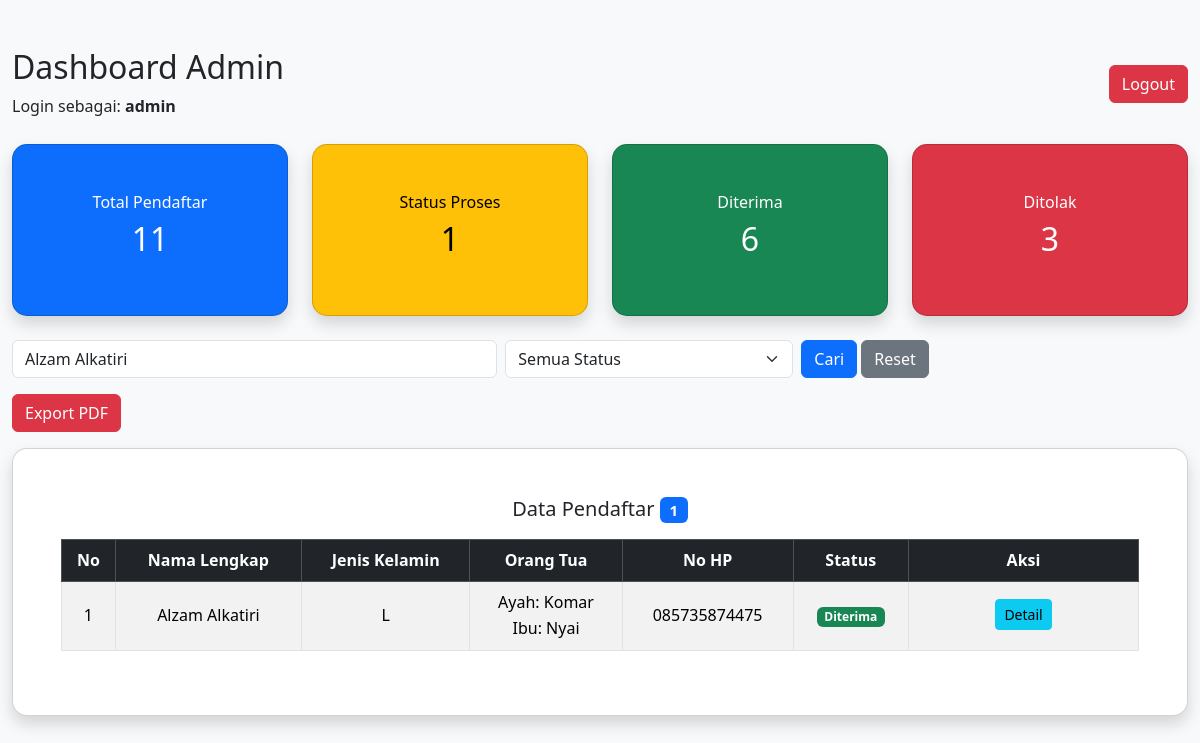
Page /admin/dashboard.php?keyword=Alzam Alkatiri (signed in) on the committed database.
### tables this page shows
CREATE TABLE `pendaftaran` (
  `id` int(11) NOT NULL,
  `nama_lengkap` varchar(100) NOT NULL,
  `no_hp` varchar(20) NOT NULL,
  `alamat` text NOT NULL,
  `created_at` timestamp NOT NULL DEFAULT current_timestamp(),
  `nik` varchar(20) NOT NULL,
  `tempat_lahir` varchar(50) NOT NULL,
  `tanggal_lahir` date DEFAULT NULL,
  `jenis_kelamin` enum('L','P') NOT NULL,
  `email` varchar(100) NOT NULL,
  `asal_sekolah` varchar(100) NOT NULL,
  `tahun_lulus` varchar(4) NOT NULL,
  `nama_ayah` varchar(100) NOT NULL,
  `pekerjaan_ayah` varchar(100) NOT NULL,
  `nama_ibu` varchar(100) NOT NULL,
  `pekerjaan_ibu` varchar(100) NOT NULL,
  `no_hp_ortu` varchar(20) NOT NULL,
  `alasan_daftar` text NOT NULL,
  `file_kk` varchar(255) DEFAULT NULL,
  `file_akta` varchar(255) DEFAULT NULL,
  `file_ktp_ortu` varchar(255) DEFAULT NULL,
  `file_ijazah` varchar(255) DEFAULT NULL,
  `file_foto` varchar(255) DEFAULT NULL,
  `status` enum('proses','diterima','ditolak') DEFAULT 'proses',
  `kk` varchar(255) DEFAULT NULL,
  `akta_kelahiran` varchar(255) DEFAULT NULL,
  `ktp_ortu` varchar(255) DEFAULT NULL,
  `ijazah` varchar(255) DEFAULT NULL,
  `pas_foto` varchar(255) DEFAULT NULL
);

### admin/dashboard.php (the view, shortened to what this page needs)
<?php
include "../php/koneksi.php";
$total_pendaftar = mysqli_fetch_assoc(
    mysqli_query($koneksi, "SELECT COUNT(*) AS total FROM pendaftaran")
)['total'];
$total_proses = mysqli_fetch_assoc(
    mysqli_query($koneksi, "SELECT COUNT(*) AS total FROM pendaftaran WHERE status='proses'")
)['total'];
$total_diterima = mysqli_fetch_assoc(
    mysqli_query($koneksi, "SELECT COUNT(*) AS total FROM pendaftaran WHERE status='diterima'")
)['total'];
$total_ditolak = mysqli_fetch_assoc(
    mysqli_query($koneksi, "SELECT COUNT(*) AS total FROM pendaftaran WHERE status='ditolak'")
)['total'];
$keyword = isset($_GET['keyword']) ? mysqli_real_escape_string($koneksi, $_GET['keyword']) : '';
$status  = isset($_GET['status'])  ? mysqli_real_escape_string($koneksi, $_GET['status'])  : '';
$sql = "SELECT * FROM pendaftaran WHERE 1";
if (!empty($keyword)) {
    $sql .= " AND nama_lengkap LIKE '%$keyword%'";
}
$sql .= " ORDER BY id DESC";
$query = mysqli_query($koneksi, $sql);
$total = mysqli_num_rows($query);
?>
<!DOCTYPE html>
<html lang="id">
<head>
    <link href="https://cdn.jsdelivr.net/npm/bootstrap@5.3.2/dist/css/bootstrap.min.css" rel="stylesheet">
    <link rel="stylesheet" href="../css/style.css">
</head>
<body>
    <div class="container mt-5">
        <div class="d-flex justify-content-between align-items-center mb-4">
            <div>
                <h2>Dashboard Admin</h2>
                <p class="mb-0">
                    Login sebagai: <strong><?php echo htmlspecialchars($_SESSION['admin']); ?></strong>
                </p>
            </div>
            <a href="logout.php" class="btn btn-danger">Logout</a>
        </div>
        <div class="row mb-4">
            <div class="col-md-3">
                <div class="card text-bg-primary shadow">
                    <div class="card-body text-center">
                        <h6>Total Pendaftar</h6>
                        <h2><?php echo $total_pendaftar; ?></h2>
                    </div>
                </div>
            </div>
            <div class="col-md-3">
                <div class="card text-bg-warning shadow">
                    <div class="card-body text-center">
                        <h6>Status Proses</h6>
                        <h2><?php echo $total_proses; ?></h2>
                    </div>
                </div>
            </div>
            <div class="col-md-3">
                <div class="card text-bg-success shadow">
                    <div class="card-body text-center">
                        <h6>Diterima</h6>
                        <h2><?php echo $total_diterima; ?></h2>
                    </div>
                </div>
            </div>
            <div class="col-md-3">
                <div class="card text-bg-danger shadow">
                    <div class="card-body text-center">
                        <h6>Ditolak</h6>
                        <h2><?php echo $total_ditolak; ?></h2>
                    </div>
                </div>
            </div>
        </div>
        <form method="GET" class="row g-2 mb-3">
            <div class="col-md-5">
                <input type="text"
                    name="keyword"
                    class="form-control"
                    placeholder="Cari nama santri..."
                    value="<?php echo htmlspecialchars($keyword); ?>">
            </div>
            <div class="col-md-3">
                <select name="status" class="form-select">
                    <option value="">Semua Status</option>
                </select>
            </div>
            <div class="col-md-4">
                <button type="submit" class="btn btn-primary">Cari</button>
                <a href="dashboard.php" class="btn btn-secondary">Reset</a>
            </div>
        </form>
        <div class="mb-3">
            <a href="export_pdf.php?keyword=<?php echo urlencode($keyword); ?>&status=<?php echo urlencode($status); ?>"
                target="_blank"
                class="btn btn-danger">
                Export PDF
            </a>
        </div>
        <div class="card shadow">
            <div class="card-body">
                <h5 class="card-title">
                    Data Pendaftar
                    <span class="badge bg-primary"><?php echo $total; ?></span>
                </h5>
                <div class="table-responsive mt-3">
                    <table class="table table-bordered table-striped align-middle">
                        <thead class="table-dark">
                            <tr>
                                <th>No</th>
                                <th>Nama Lengkap</th>
                                <th>Jenis Kelamin</th>
                                <th>Orang Tua</th>
                                <th>No HP</th>
                                <th>Status</th>
                                <th width="230">Aksi</th>
                            </tr>
                        </thead>
                        <tbody>
                            <?php if ($total > 0): ?>
                                <?php $no = 1;
                                while ($row = mysqli_fetch_assoc($query)): ?>
                                    <tr>
                                        <td><?php echo $no++; ?></td>
                                        <td><?php echo htmlspecialchars($row['nama_lengkap']); ?></td>
                                        <td><?php echo htmlspecialchars($row['jenis_kelamin']); ?></td>
                                        <td>
                                            Ayah: <?php echo htmlspecialchars($row['nama_ayah']); ?><br>
                                            Ibu: <?php echo htmlspecialchars($row['nama_ibu']); ?>
                                        </td>
                                        <td><?php echo htmlspecialchars($row['no_hp']); ?></td>
                                        <td>
                                            <?php
                                            if ($row['status'] == 'proses') {
                                                echo '<span class="badge bg-warning text-dark">Proses</span>';
                                            } elseif ($row['status'] == 'diterima') {
                                                echo '<span class="badge bg-success">Diterima</span>';
                                            } else {
                                                echo '<span class="badge bg-danger">Ditolak</span>';
                                            }
                                            ?>
                                        </td>
                                        <td>
                                            <a href="detail_pendaftar.php?id=<?php echo $row['id']; ?>"
                                                class="btn btn-info btn-sm mb-1">
                                                Detail
                                            </a>
                                        </td>
                                    </tr>
                                <?php endwhile; ?>
                            <?php else: ?>
                                <tr>
                                    <td colspan="7" class="text-center">Data tidak ditemukan</td>
                                </tr>
                            <?php endif; ?>
                        </tbody>
                    </table>
                </div>
            </div>
        </div>
    </div>
</body>
</html>

### css/style.css (style rules this page uses)
* { margin: 0; padding: 0; box-sizing: border-box; }
body { font-family: 'Segoe UI', Tahoma, Geneva, Verdana, sans-serif; line-height: 1.6; background: #f8f9fa; }
.container { max-width: 1400px; margin: 0 auto; }
.card { background: white; padding: 2rem; border-radius: 15px; box-shadow: 0 5px 20px rgba(0,0,0,0.1); transition: transform 0.3s, box-shadow 0.3s; text-align: center; animation: fadeInUp 0.6s ease-out backwards; }
.card:nth-child(1) { animation-delay: 0.1s; }

### rows in the picture
pendaftaran: nama_lengkap "Alzam Alkatiri", jenis_kelamin "L", nama_ayah "Komar", nama_ibu "Nyai", no_hp "085735874475", status "Diterima"

### other values in the picture
$_SESSION['admin'] "admin"
$total_pendaftar "11"
$total_proses "1"
$total_diterima "6"
$total_ditolak "3"
$total "1"
